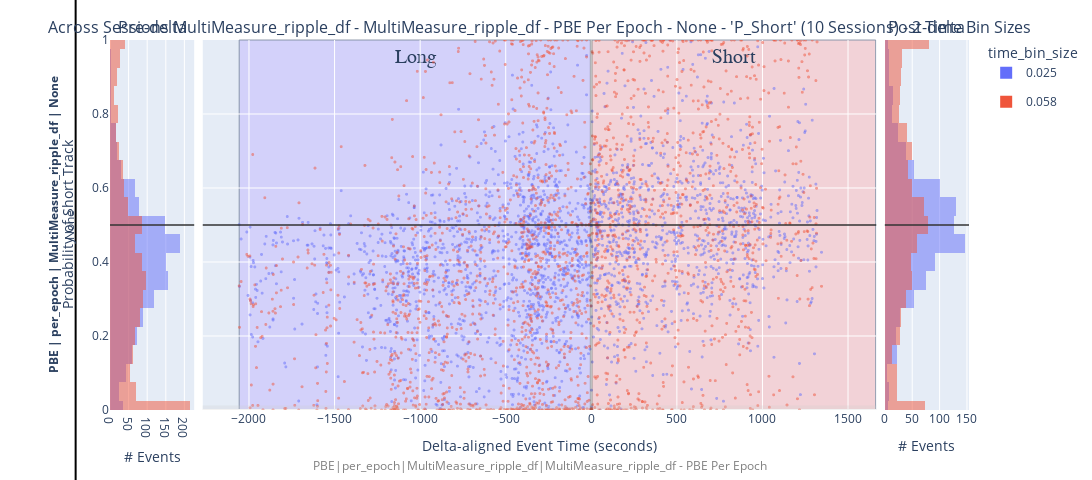
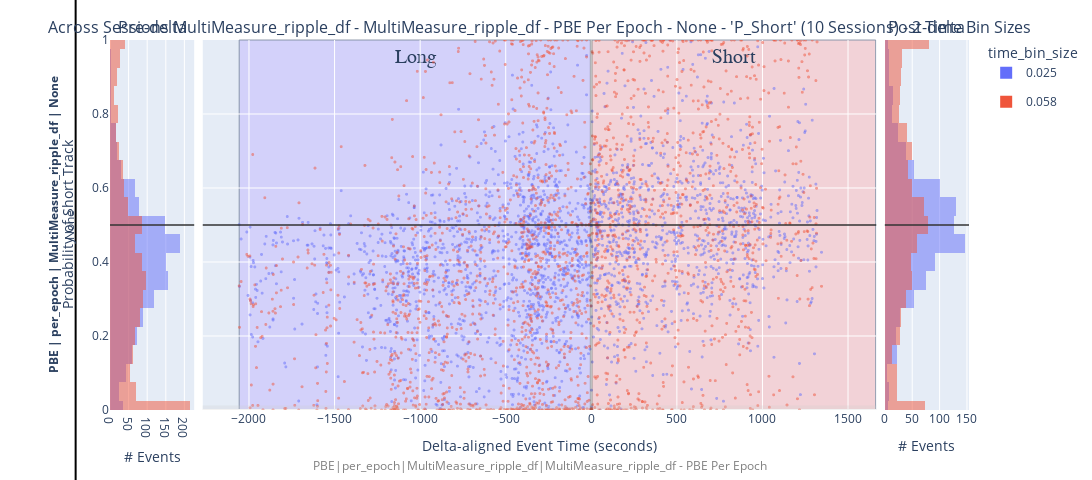

Notebook source saved alongside these figures, in order:
### Markdown cell above
```
## filter by specific set of replays:
# dfs_list = (all_sessions_ripple_df, all_sessions_ripple_time_bin_df, all_sessions_simple_pearson_ripple_df, all_sessions_wcorr_ripple_df, all_sessions_all_scores_ripple_df)

replay_name: str = ''
# replay_name: str = 'withNewComputedReplays-qclu_[1, 2]-frateThresh_5.0' # 4307 rows
# replay_name: str = 'withNewKamranExportedReplays-qclu_[1,2]-frateThresh_5.0' # 1417 rows, 1437 rows
# replay_name: str = 'withNormalComputedReplays-qclu_[1,2]-frateThresh_1.0' # 2802 rows, 2831 rows

time_bin_size: float = 0.025
# time_bin_size: float = 0.02
# time_bin_size: float = 0.01
filtered_all_sessions_ripple_df = deepcopy(all_sessions_ripple_df)[(all_sessions_ripple_df['custom_replay_name'] == replay_name) & (all_sessions_ripple_df['time_bin_size'] == time_bin_size)]
filtered_all_sessions_ripple_time_bin_df = deepcopy(all_sessions_ripple_time_bin_df)[(all_sessions_ripple_time_bin_df['custom_replay_name'] == replay_name) & (all_sessions_ripple_time_bin_df['time_bin_size'] == time_bin_size)]
filtered_all_sessions_MultiMeasure_ripple_df = deepcopy(all_sessions_MultiMeasure_ripple_df)[(all_sessions_MultiMeasure_ripple_df['custom_replay_name'] == replay_name) & (all_sessions_MultiMeasure_ripple_df['time_bin_size'] == time_bin_size)]
# filtered_all_sessions_simple_pearson_ripple_df = deepcopy(all_sessions_simple_pearson_ripple_df)[(all_sessions_simple_pearson_ripple_df['custom_replay_name'] == replay_name) & (all_sessions_simple_pearson_ripple_df['time_bin_size'] == time_bin_size)]
# filtered_all_sessions_wcorr_ripple_df = deepcopy(all_sessions_wcorr_ripple_df)[(all_sessions_wcorr_ripple_df['custom_replay_name'] == replay_name) & (all_sessions_wcorr_ripple_df['time_bin_size'] == time_bin_size)]
filtered_all_sessions_all_scores_ripple_df = deepcopy(all_sessions_all_scores_ripple_df)[(all_sessions_all_scores_ripple_df['custom_replay_name'] == replay_name) & (all_sessions_all_scores_ripple_df['time_bin_size'] == time_bin_size)]
## OUTPUTS: filtered_all_sessions_ripple_df, filtered_all_sessions_ripple_time_bin_df, filtered_all_sessions_simple_pearson_ripple_df, filtered_all_sessions_wcorr_ripple_df, filtered_all_sessions_all_scores_ripple_df
# filtered_all_sessions_simple_pearson_ripple_df
filtered_all_sessions_all_scores_ripple_df
```

### Code cell
# pd.options.mode.copy_on_write = False
# pd.options.mode.chained_assignment = 'raise'
# pd.options.mode.chained_assignment = None
from pyphoplacecellanalysis.SpecificResults.PhoDiba2023Paper import DataFrameFilter


min_wcorr_threshold: float = 0.7
high_pearsonr_threshold: float = 0.9

additional_filter_predicates = {
    'high_wcorr': (lambda df: np.any((df[['long_best_wcorr', 'short_best_wcorr']].abs() > min_wcorr_threshold), axis=1)),
    'user_selected': lambda df: np.all((df[['is_user_annotated_epoch', 'is_valid_epoch']]), axis=1),
    'high_pearsonr_corr': (lambda df: np.any((df[['long_LR_pf_peak_x_pearsonr', 'long_RL_pf_peak_x_pearsonr', 'short_LR_pf_peak_x_pearsonr', 'short_RL_pf_peak_x_pearsonr']].abs() > high_pearsonr_threshold), axis=1)),	
}

# replay_name: str = ''
# replay_name: str = 'withNewComputedReplays-qclu_[1, 2]-frateThresh_5.0' # 4307 rows
# replay_name: str = 'withNewKamranExportedReplays-qclu_[1,2]-frateThresh_5.0' # 1417 rows, 1437 rows
# replay_name: str = 'withNormalComputedReplays-qclu_[1,2]-frateThresh_1.0' # 2802 rows, 2831 rows
replay_name: str = 'withNormalComputedReplays-frateThresh_5.0-qclu_[1, 2, 4, 6, 7, 9]'

# time_bin_size: float = 0.025
time_bin_size: Tuple[float] = (0.025, 0.058)

# Assuming your DataFrames are already defined:
# all_sessions_ripple_df, all_sessions_ripple_time_bin_df, etc.

df_filter: DataFrameFilter = DataFrameFilter(
    all_sessions_ripple_df=all_sessions_ripple_df,
    all_sessions_ripple_time_bin_df=all_sessions_ripple_time_bin_df,
    all_sessions_MultiMeasure_ripple_df=all_sessions_MultiMeasure_ripple_df,
    all_sessions_all_scores_ripple_df=all_sessions_all_scores_ripple_df,
    all_sessions_laps_df=all_sessions_laps_df,
    all_sessions_laps_time_bin_df=all_sessions_laps_time_bin_df,
    all_sessions_MultiMeasure_laps_df=all_sessions_MultiMeasure_laps_df,
    additional_filter_predicates=additional_filter_predicates,
    on_filtered_dataframes_changed_callback_fns={'build_filter_changed_plotly_plotting_callback_fn': _build_filter_changed_plotly_plotting_callback_fn},
)

df_filter.replay_name = replay_name # 'withNormalComputedReplays-frateThresh_5.0-qclu_[1, 2, 4, 6, 7, 9]'
# df_filter.time_bin_size = (time_bin_size, )
df_filter.time_bin_size = time_bin_size
# df_filter.time_bin_size = (0.025, 0.058)
# df_filter.on_filtered_dataframes_changed_callback_fns['build_filter_changed_plotly_plotting_callback_fn'] = _build_filter_changed_plotly_plotting_callback_fn
# df_filter.update_filters()
df_filter.on_filtered_dataframes_changed_callback_fns['build_filter_changed_plotly_plotting_callback_fn'] = _build_filter_changed_plotly_plotting_callback_fn
df_filter.update_filters()

### Figure 1 — Plotly figure (JSON) as saved in the notebook; plotly's stock layout.template omitted (floating-point values rounded to 4 significant figures; data arrays with more than 128 entries replaced by an {"elided": "..."} marker saying what was removed)
{"data": [{"alignmentgroup": "True", "bingroup": "y", "hovertemplate": "_col_time_bin_size=0.025<br>count=%{x}<br>P_Short=%{y}<extra></extra>", "legendgroup": "0.025", "marker": {"color": "#636EFA", "opacity": 0.5, "pattern": {"shape": ""}}, "name": "0.025", "nbinsy": 25, "offsetgroup": "0.025", "orientation": "h", "showlegend": true, "type": "histogram", "xaxis": "x", "xbins": {"end": 0.95, "size": 0.1, "start": 0.05}, "y": {"elided": "1608 float values"}, "yaxis": "y"}, {"alignmentgroup": "True", "bingroup": "y", "hovertemplate": "_col_time_bin_size=0.058<br>count=%{x}<br>P_Short=%{y}<extra></extra>", "legendgroup": "0.058", "marker": {"color": "#EF553B", "opacity": 0.5, "pattern": {"shape": ""}}, "name": "0.058", "nbinsy": 25, "offsetgroup": "0.058", "orientation": "h", "showlegend": true, "type": "histogram", "xaxis": "x", "xbins": {"end": 0.95, "size": 0.1, "start": 0.05}, "y": {"elided": "1608 float values"}, "yaxis": "y"}, {"hovertemplate": "_col_time_bin_size=0.025<br>delta_aligned_start_t=%{x}<br>P_Short=%{y}<br>dummy_column_for_size=%{marker.size}<extra></extra>", "legendgroup": "0.025", "marker": {"color": "#636EFA", "line": {"width": 0}, "opacity": 0.5, "size": {"elided": "2855 int values"}, "sizemode": "area", "sizeref": 0.1111, "symbol": "circle"}, "mode": "markers", "name": "0.025", "showlegend": false, "type": "scattergl", "x": {"elided": "2855 float values"}, "xaxis": "x2", "y": {"elided": "2855 float values"}, "yaxis": "y2"}, {"hovertemplate": "_col_time_bin_size=0.058<br>delta_aligned_start_t=%{x}<br>P_Short=%{y}<br>dummy_column_for_size=%{marker.size}<extra></extra>", "legendgroup": "0.058", "marker": {"color": "#EF553B", "line": {"width": 0}, "opacity": 0.5, "size": {"elided": "2855 int values"}, "sizemode": "area", "sizeref": 0.1111, "symbol": "circle"}, "mode": "markers", "name": "0.058", "showlegend": false, "type": "scattergl", "x": {"elided": "2855 float values"}, "xaxis": "x2", "y": {"elided": "2855 float values"}, "yaxis": "y2"}, {"alignmentgroup": "True", "bingroup": "y", "hovertemplate": "_col_time_bin_size=0.025<br>count=%{x}<br>P_Short=%{y}<extra></extra>", "legendgroup": "0.025", "marker": {"color": "#636EFA", "opacity": 0.5, "pattern": {"shape": ""}}, "name": "0.025", "nbinsy": 25, "offsetgroup": "0.025", "orientation": "h", "showlegend": false, "type": "histogram", "xaxis": "x3", "xbins": {"end": 0.95, "size": 0.1, "start": 0.05}, "y": {"elided": "1247 float values"}, "yaxis": "y3"}, {"alignmentgroup": "True", "bingroup": "y", "hovertemplate": "_col_time_bin_size=0.058<br>count=%{x}<br>P_Short=%{y}<extra></extra>", "legendgroup": "0.058", "marker": {"color": "#EF553B", "opacity": 0.5, "pattern": {"shape": ""}}, "name": "0.058", "nbinsy": 25, "offsetgroup": "0.058", "orientation": "h", "showlegend": false, "type": "histogram", "xaxis": "x3", "xbins": {"end": 0.95, "size": 0.1, "start": 0.05}, "y": {"elided": "1247 float values"}, "yaxis": "y3"}], "layout": {"annotations": [{"font": {"size": 16}, "showarrow": false, "text": "Pre-delta", "x": 0.049, "xanchor": "center", "xref": "paper", "y": 1, "yanchor": "bottom", "yref": "paper"}, {"font": {"size": 16}, "showarrow": false, "text": "Across Sessions MultiMeasure_ripple_df - MultiMeasure_ripple_df - PBE Per Epoch - None - 'P_Short' (10 Sessions) - 2 Time Bin Sizes", "x": 0.5, "xanchor": "center", "xref": "paper", "y": 1, "yanchor": "bottom", "yref": "paper"}, {"font": {"size": 16}, "showarrow": false, "text": "Post-delta", "x": 0.951, "xanchor": "center", "xref": "paper", "y": 1, "yanchor": "bottom", "yref": "paper"}, {"font": {"size": 12}, "showarrow": false, "text": "<span style='font-weight:bold; font-size:12px;'>PBE | per_epoch | MultiMeasure_ripple_df | None</span><br><span style='font-size:12px;'>None</span>", "textangle": -90, "x": -0.057, "xanchor": "center", "xref": "paper", "y": 0.5, "yanchor": "middle", "yref": "paper"}, {"font": {"color": "gray", "size": 12}, "showarrow": false, "text": "PBE|per_epoch|MultiMeasure_ripple_df|MultiMeasure_ripple_df - PBE Per Epoch", "textangle": 0, "x": 0.5, "xanchor": "center", "xref": "paper", "y": -0.15, "yanchor": "middle", "yref": "paper"}], "barmode": "overlay", "height": 480, "legend": {"itemsizing": "constant", "title": {"text": "time_bin_size"}, "traceorder": "grouped"}, "margin": {"b": 70, "l": 110, "r": 80, "t": 40}, "meta": {"figure_context": {"comparison": "pre-post-delta", "data_grain": "per_epoch", "epochs_name": "PBE", "histogram_variable_name": "P_Short", "n_tbin": 2, "n_unique_t_bin_sizes": 2, "num_unique_sessions": 10, "plot_type": "scatter+hist", "title": "Across Sessions MultiMeasure_ripple_df - MultiMeasure_ripple_df - PBE Per Epoch - None - 'P_Short' (10 Sessions) - 2 Time Bin Sizes", "variable_name": "P_Short"}, "preferred_filename": "P_Short_10_2_2_Across Sessions MultiMeasure_ripple_df - MultiMeasure_ripple_df - PBE Per Epoch - None - 'P_Short' (10 Sessions) - 2 Time Bin Sizes_PBE_per_epoch_scatter+hist_pre-post-delta_P_Short"}, "shapes": [{"line": {"color": "rgba(0.8,0.8,0.8,.25)", "width": 9}, "type": "line", "x0": 0, "x1": 1, "xref": "x2 domain", "y0": 0, "y1": 0, "yref": "y2"}, {"line": {"color": "rgba(1,1,1,.25)", "width": 3}, "type": "line", "x0": 0, "x1": 0, "xref": "x2", "y0": 0, "y1": 1, "yref": "y2 domain"}, {"fillcolor": "#c2b8ff", "label": {"font": {"family": "Times New Roman", "size": 20}, "text": "Long", "textposition": "top center"}, "layer": "below", "line": {"width": 1}, "opacity": 0.5, "type": "rect", "x0": -2057.0, "x1": 0, "xref": "x2", "y0": 0, "y1": 1, "yref": "y2 domain"}, {"fillcolor": "#ffb8b8", "label": {"font": {"family": "Times New Roman", "size": 20}, "text": "Short", "textposition": "top center"}, "layer": "below", "line": {"width": 1}, "opacity": 0.5, "type": "rect", "x0": 0, "x1": 1662.0, "xref": "x2", "y0": 0, "y1": 1, "yref": "y2 domain"}, {"line": {"color": "Black", "width": 2}, "type": "line", "x0": -0.04, "x1": -0.04, "xref": "paper", "y0": -0.5, "y1": 1.5, "yref": "paper"}, {"line": {"color": "rgba(0.2,0.2,0.2,.75)", "width": 2}, "type": "line", "x0": 0, "x1": 1, "xref": "x domain", "y0": 0.5, "y1": 0.5, "yref": "y"}, {"line": {"color": "rgba(0.2,0.2,0.2,.75)", "width": 2}, "type": "line", "x0": 0, "x1": 1, "xref": "x2 domain", "y0": 0.5, "y1": 0.5, "yref": "y2"}, {"line": {"color": "rgba(0.2,0.2,0.2,.75)", "width": 2}, "type": "line", "x0": 0, "x1": 1, "xref": "x3 domain", "y0": 0.5, "y1": 0.5, "yref": "y3"}], "width": 1800, "xaxis": {"anchor": "y", "domain": [0, 0.098], "title": {"text": "# Events"}}, "xaxis2": {"anchor": "y2", "domain": [0.108, 0.892], "title": {"text": "Delta-aligned Event Time (seconds)"}}, "xaxis3": {"anchor": "y3", "domain": [0.902, 1], "title": {"text": "# Events"}}, "yaxis": {"anchor": "x", "autorange": false, "domain": [0, 1], "fixedrange": true, "range": [0, 1], "title": {"text": "Probability of Short Track"}}, "yaxis2": {"anchor": "x2", "domain": [0, 1], "matches": "y", "showticklabels": false}, "yaxis3": {"anchor": "x3", "domain": [0, 1], "matches": "y", "showticklabels": false}}}

### Figure 2 — Plotly figure (JSON) as saved in the notebook; plotly's stock layout.template omitted (floating-point values rounded to 4 significant figures; data arrays with more than 128 entries replaced by an {"elided": "..."} marker saying what was removed)
{"data": [{"alignmentgroup": "True", "bingroup": "y", "hovertemplate": "_col_time_bin_size=0.025<br>count=%{x}<br>P_Short=%{y}<extra></extra>", "legendgroup": "0.025", "marker": {"color": "#636EFA", "opacity": 0.5, "pattern": {"shape": ""}}, "name": "0.025", "nbinsy": 25, "offsetgroup": "0.025", "orientation": "h", "showlegend": true, "type": "histogram", "xaxis": "x", "xbins": {"end": 0.95, "size": 0.1, "start": 0.05}, "y": {"elided": "1608 float values"}, "yaxis": "y"}, {"alignmentgroup": "True", "bingroup": "y", "hovertemplate": "_col_time_bin_size=0.058<br>count=%{x}<br>P_Short=%{y}<extra></extra>", "legendgroup": "0.058", "marker": {"color": "#EF553B", "opacity": 0.5, "pattern": {"shape": ""}}, "name": "0.058", "nbinsy": 25, "offsetgroup": "0.058", "orientation": "h", "showlegend": true, "type": "histogram", "xaxis": "x", "xbins": {"end": 0.95, "size": 0.1, "start": 0.05}, "y": {"elided": "1608 float values"}, "yaxis": "y"}, {"hovertemplate": "_col_time_bin_size=0.025<br>delta_aligned_start_t=%{x}<br>P_Short=%{y}<br>dummy_column_for_size=%{marker.size}<extra></extra>", "legendgroup": "0.025", "marker": {"color": "#636EFA", "line": {"width": 0}, "opacity": 0.5, "size": {"elided": "2855 int values"}, "sizemode": "area", "sizeref": 0.1111, "symbol": "circle"}, "mode": "markers", "name": "0.025", "showlegend": false, "type": "scattergl", "x": {"elided": "2855 float values"}, "xaxis": "x2", "y": {"elided": "2855 float values"}, "yaxis": "y2"}, {"hovertemplate": "_col_time_bin_size=0.058<br>delta_aligned_start_t=%{x}<br>P_Short=%{y}<br>dummy_column_for_size=%{marker.size}<extra></extra>", "legendgroup": "0.058", "marker": {"color": "#EF553B", "line": {"width": 0}, "opacity": 0.5, "size": {"elided": "2855 int values"}, "sizemode": "area", "sizeref": 0.1111, "symbol": "circle"}, "mode": "markers", "name": "0.058", "showlegend": false, "type": "scattergl", "x": {"elided": "2855 float values"}, "xaxis": "x2", "y": {"elided": "2855 float values"}, "yaxis": "y2"}, {"alignmentgroup": "True", "bingroup": "y", "hovertemplate": "_col_time_bin_size=0.025<br>count=%{x}<br>P_Short=%{y}<extra></extra>", "legendgroup": "0.025", "marker": {"color": "#636EFA", "opacity": 0.5, "pattern": {"shape": ""}}, "name": "0.025", "nbinsy": 25, "offsetgroup": "0.025", "orientation": "h", "showlegend": false, "type": "histogram", "xaxis": "x3", "xbins": {"end": 0.95, "size": 0.1, "start": 0.05}, "y": {"elided": "1247 float values"}, "yaxis": "y3"}, {"alignmentgroup": "True", "bingroup": "y", "hovertemplate": "_col_time_bin_size=0.058<br>count=%{x}<br>P_Short=%{y}<extra></extra>", "legendgroup": "0.058", "marker": {"color": "#EF553B", "opacity": 0.5, "pattern": {"shape": ""}}, "name": "0.058", "nbinsy": 25, "offsetgroup": "0.058", "orientation": "h", "showlegend": false, "type": "histogram", "xaxis": "x3", "xbins": {"end": 0.95, "size": 0.1, "start": 0.05}, "y": {"elided": "1247 float values"}, "yaxis": "y3"}], "layout": {"annotations": [{"font": {"size": 16}, "showarrow": false, "text": "Pre-delta", "x": 0.049, "xanchor": "center", "xref": "paper", "y": 1, "yanchor": "bottom", "yref": "paper"}, {"font": {"size": 16}, "showarrow": false, "text": "Across Sessions MultiMeasure_ripple_df - MultiMeasure_ripple_df - PBE Per Epoch - None - 'P_Short' (10 Sessions) - 2 Time Bin Sizes", "x": 0.5, "xanchor": "center", "xref": "paper", "y": 1, "yanchor": "bottom", "yref": "paper"}, {"font": {"size": 16}, "showarrow": false, "text": "Post-delta", "x": 0.951, "xanchor": "center", "xref": "paper", "y": 1, "yanchor": "bottom", "yref": "paper"}, {"font": {"size": 12}, "showarrow": false, "text": "<span style='font-weight:bold; font-size:12px;'>PBE | per_epoch | MultiMeasure_ripple_df | None</span><br><span style='font-size:12px;'>None</span>", "textangle": -90, "x": -0.057, "xanchor": "center", "xref": "paper", "y": 0.5, "yanchor": "middle", "yref": "paper"}, {"font": {"color": "gray", "size": 12}, "showarrow": false, "text": "PBE|per_epoch|MultiMeasure_ripple_df|MultiMeasure_ripple_df - PBE Per Epoch", "textangle": 0, "x": 0.5, "xanchor": "center", "xref": "paper", "y": -0.15, "yanchor": "middle", "yref": "paper"}], "barmode": "overlay", "height": 480, "legend": {"itemsizing": "constant", "title": {"text": "time_bin_size"}, "traceorder": "grouped"}, "margin": {"b": 70, "l": 110, "r": 80, "t": 40}, "meta": {"figure_context": {"comparison": "pre-post-delta", "data_grain": "per_epoch", "epochs_name": "PBE", "histogram_variable_name": "P_Short", "n_tbin": 2, "n_unique_t_bin_sizes": 2, "num_unique_sessions": 10, "plot_type": "scatter+hist", "title": "Across Sessions MultiMeasure_ripple_df - MultiMeasure_ripple_df - PBE Per Epoch - None - 'P_Short' (10 Sessions) - 2 Time Bin Sizes", "variable_name": "P_Short"}, "preferred_filename": "P_Short_10_2_2_Across Sessions MultiMeasure_ripple_df - MultiMeasure_ripple_df - PBE Per Epoch - None - 'P_Short' (10 Sessions) - 2 Time Bin Sizes_PBE_per_epoch_scatter+hist_pre-post-delta_P_Short"}, "shapes": [{"line": {"color": "rgba(0.8,0.8,0.8,.25)", "width": 9}, "type": "line", "x0": 0, "x1": 1, "xref": "x2 domain", "y0": 0, "y1": 0, "yref": "y2"}, {"line": {"color": "rgba(1,1,1,.25)", "width": 3}, "type": "line", "x0": 0, "x1": 0, "xref": "x2", "y0": 0, "y1": 1, "yref": "y2 domain"}, {"fillcolor": "#c2b8ff", "label": {"font": {"family": "Times New Roman", "size": 20}, "text": "Long", "textposition": "top center"}, "layer": "below", "line": {"width": 1}, "opacity": 0.5, "type": "rect", "x0": -2057.0, "x1": 0, "xref": "x2", "y0": 0, "y1": 1, "yref": "y2 domain"}, {"fillcolor": "#ffb8b8", "label": {"font": {"family": "Times New Roman", "size": 20}, "text": "Short", "textposition": "top center"}, "layer": "below", "line": {"width": 1}, "opacity": 0.5, "type": "rect", "x0": 0, "x1": 1662.0, "xref": "x2", "y0": 0, "y1": 1, "yref": "y2 domain"}, {"line": {"color": "Black", "width": 2}, "type": "line", "x0": -0.04, "x1": -0.04, "xref": "paper", "y0": -0.5, "y1": 1.5, "yref": "paper"}, {"line": {"color": "rgba(0.2,0.2,0.2,.75)", "width": 2}, "type": "line", "x0": 0, "x1": 1, "xref": "x domain", "y0": 0.5, "y1": 0.5, "yref": "y"}, {"line": {"color": "rgba(0.2,0.2,0.2,.75)", "width": 2}, "type": "line", "x0": 0, "x1": 1, "xref": "x2 domain", "y0": 0.5, "y1": 0.5, "yref": "y2"}, {"line": {"color": "rgba(0.2,0.2,0.2,.75)", "width": 2}, "type": "line", "x0": 0, "x1": 1, "xref": "x3 domain", "y0": 0.5, "y1": 0.5, "yref": "y3"}], "width": 1800, "xaxis": {"anchor": "y", "domain": [0, 0.098], "title": {"text": "# Events"}}, "xaxis2": {"anchor": "y2", "domain": [0.108, 0.892], "title": {"text": "Delta-aligned Event Time (seconds)"}}, "xaxis3": {"anchor": "y3", "domain": [0.902, 1], "title": {"text": "# Events"}}, "yaxis": {"anchor": "x", "autorange": false, "domain": [0, 1], "fixedrange": true, "range": [0, 1], "title": {"text": "Probability of Short Track"}}, "yaxis2": {"anchor": "x2", "domain": [0, 1], "matches": "y", "showticklabels": false}, "yaxis3": {"anchor": "x3", "domain": [0, 1], "matches": "y", "showticklabels": false}}}
